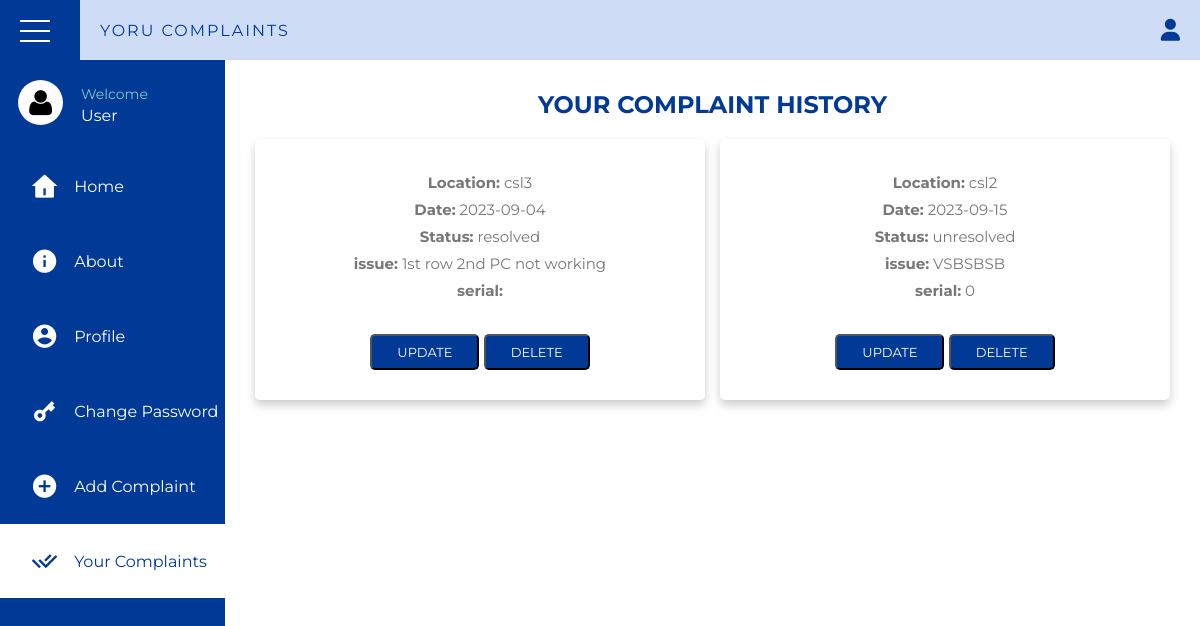
Page /student/history.php (signed in) on the committed database.
### tables this page shows
CREATE TABLE `complaints` (
  `issue_id` int(11) NOT NULL,
  `user_id` int(11) NOT NULL,
  `user_name` varchar(100) NOT NULL,
  `contact` int(15) DEFAULT NULL,
  `location` varchar(20) NOT NULL,
  `type` varchar(25) NOT NULL,
  `date` date NOT NULL,
  `issue` varchar(400) NOT NULL,
  `serial` int(30) DEFAULT NULL,
  `status` varchar(20) NOT NULL,
  `up_count` int(11) NOT NULL
);

### student/history.php (the view, shortened to what this page needs)
<?php
$user=$_SESSION['user_id'];
?>
<!DOCTYPE html>
<html lang="en">
    <head>
        <link rel="stylesheet" href="./css/history.css">
        <link href="https://cdn.jsdelivr.net/npm/remixicon@4.3.0/fonts/remixicon.css" rel="stylesheet">
    </head>
    <body>
        <div class="wrapper">
            <div class="top_navbar">
                <div class="hamburger">
                    <div class="hamburger__inner">
                        <div class="one"></div>
                        <div class="two"></div>
                        <div class="three"></div>
                    </div>
                </div>
                <div class="menu">
                    <div class="logo">
                        YORU COMPLAINTS
                    </div>
                    <div class="right_menu">
                        <ul>
                            <li><i class="fas fa-user"></i>
                            </li>
                        </ul>
                    </div>
                </div>
            </div>
            <div class="main_container">
                <div class="sidebar">
                    <div class="sidebar__inner">
                        <div class="profile">
                            <div class="img">
                                <img id="profile" src="" alt="profile_pic">
                            </div>
                            <div class="profile_info">
                                <p>Welcome</p>
                                <p class="profile_name">User</p>
                            </div>
                        </div>
                        <ul>
                        <li><a href="home.php"><span class="icon"><i class="ri-home-4-fill"></i></span><span class="title">Home</span></a></li>
                            <li>
                                <a href="about.php" >
                                <span class="icon"><i class="ri-information-fill"></i></span>
                                <span class="title">About</span>
                                </a>
                            </li>
                            <li>
                                <a href="profile.php" >
                                <span class="icon"><i class="ri-account-circle-fill"></i></span>
                                <span class="title">Profile</span>
                                </a>
                            </li>
                            <li>
                                <a href="password.php">
                                <span class="icon"><i class="ri-key-2-fill"></i></span>
                                <span class="title">Change Password</span>
                                </a>
                            </li>
                            <li>
                                <a href="complaint.php" >
                                <span class="icon"><i class="ri-add-circle-fill"></i></span>
                                <span class="title">Add Complaint</span>
                                </a>
                            </li>
                            <li>
                                <a href="history.php" class="active">
                                <span class="icon"><i class="ri-check-double-line"></i></span>
                                <span class="title">Your Complaints</span>
                                </a>
                            </li>
                        </ul>
                    </div>
                </div>
                <div class="container">
                    <div class="title">
                        your complaint history
                    </div>
                    <div class="box-container">
                        <?php
                    include "../connection.php";
     if(!isset($_POST['search'])){
      $sql="select * from complaints where user_id=$user";
          $result=mysqli_query($con, $sql);
     while($row=mysqli_fetch_assoc($result)){?>
         <div class='box'>
                <p><strong>Location:</strong> <?php echo $row['location']; ?></p>
                <p><strong>Date:</strong> <?php echo $row['date']; ?></p>
                <p><strong>Status:</strong> <?php echo $row['status']; ?></p>
                <p><strong>issue:</strong> <?php echo $row['issue']; ?></p>
                <p><strong>serial:</strong> <?php echo $row['serial']; ?></p>
                <button class="btn btn-primary edit-btn" onclick="button('updater',<?php echo $row['issue_id'];?>)">update</button>
                <button class="btn btn-primary edit-btn" onclick="button('deleter',<?php echo $row['issue_id'];?>)">delete</button>
            </div>
                       <?php }
     }
  ?>
</div>
    </body>
</html>

### student/css/history.css (style rules this page uses)
* { margin: 0; padding: 0; list-style: none; box-sizing: border-box; text-decoration: none; font-family: 'Montserrat', sans-serif; }
.wrapper { width: 100%; height: 100%; }
.top_navbar { background: #ceddf5; height: 60px; display: flex; position: fixed; width: 100%; top: 0; }
.top_navbar .hamburger { width: 80px; background: #003996; position: relative; font-size: 28px; }
.top_navbar .hamburger .hamburger__inner { position: absolute; top: 50%; left: 50%; transform: translate(-50%,-50%); cursor: pointer; width: 40px; height: 20px; }
.top_navbar .hamburger__inner > div { width: 30px; height: 2px; background: #fff; position: absolute; top: 0; left: 0; }
.top_navbar .hamburger div.two { top: 10px; }
.top_navbar .hamburger div.three { top: 20px; }
.top_navbar .menu { width: calc(100% - 80px); height: 100%; display: flex; justify-content: space-between; align-items: center; padding: 0 20px; }
.top_navbar .menu .logo { color: #003996; text-transform: uppercase; letter-spacing: 2px; }
.top_navbar .menu .right_menu ul { display: flex; }
.top_navbar .menu .right_menu ul li { position: relative; }
.top_navbar .menu .right_menu ul li .fas { font-size: 22px; cursor: pointer; color: #003996; }
.main_container .sidebar { position: fixed; top: 60px; left: 0; width: 225px; height: 100%; background: #003996; transition: all 0.3s ease; }
.main_container .sidebar .sidebar__inner { position: relative; }
.main_container .sidebar .profile { display: flex; align-items: center; color: #fff; padding: 20px 0; white-space: nowrap; transition: all 0.3s ease; }
.main_container .sidebar .profile .img { padding: 0 18px; }
.main_container .sidebar .profile img { width: 45px; border-radius: 50%; }
.main_container .sidebar .profile p:first-child { font-size: 14px; color: #80CBC4; margin-bottom: 3px; }
.main_container .container { margin-top: 60px; width: calc(100% - 225px); margin-left: 225px; padding: 30px; transition: all 0.3s ease; }
.main_container .sidebar ul li a { color: #fff; font-size: 16px; padding: 20px 30px; white-space: nowrap; display: flex; align-items: center; margin-bottom: 1px; transition: all 0.3s ease; }
.main_container .sidebar ul li a .icon { margin-right: 15px; font-size: 28px; }
.main_container .sidebar ul li a span { display: inline-block; }
.main_container .sidebar ul li a:hover, .main_container .sidebar ul li a.active { background: #fff; color: #003996; }
.container .title { font-size: 24px; font-weight: 700; margin-top: 0px; margin-bottom: 20px; color: #003996; text-transform: uppercase; text-align: center; }
.container .box-container { display: grid; grid-template-columns: repeat(auto-fit, minmax(300px, 1fr)); gap:15px; }
.container .box-container .box { box-shadow: 0 5px 10px rgba(0,0,0,.2); border-radius: 5px; background: #fff; text-align: center; padding:30px 20px; }
.container .box-container .box p { color:#777; font-size: 15px; line-height: 1.8; }
.container .box-container .box .btn { margin-top: 10px; display: inline-block; background:#003996; color:#fff; font-size: 13px; border-radius: 5px; padding: 8px 25px; text-transform: uppercase; cursor: pointer; }

### student/history.php (style rules this page uses)
.container .box-container .box .btn { margin-top: 30px; display: inline-block; background:#003996; color:#fff; font-size: 13px; border-radius: 5px; padding: 8px 25px; text-transform: uppercase; cursor: pointer; }

### rows in the picture
complaints: location "csl3", date "2023-09-04", status "resolved", issue "1st row 2nd PC not working"
complaints: location "csl2", date "2023-09-15", status "unresolved", issue "VSBSBSB", serial "0"
